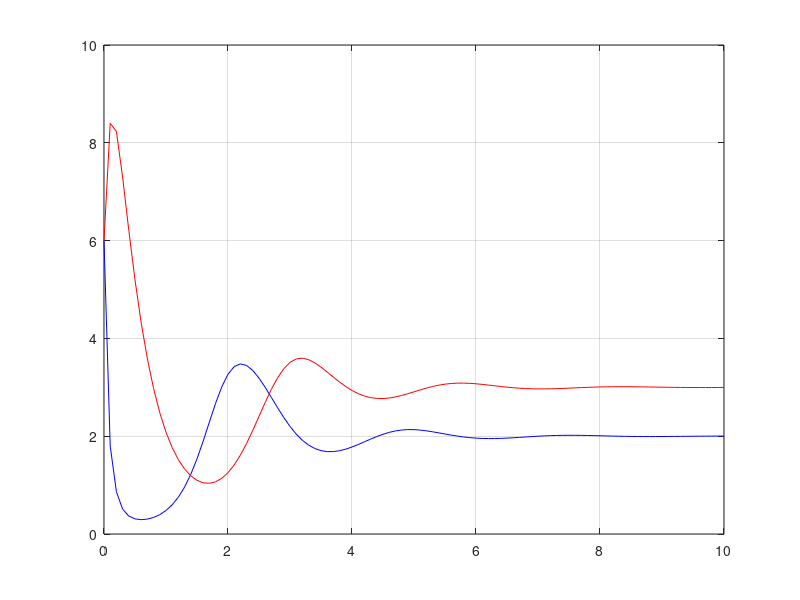

Write the MATLAB code that produced this figure.
% of predator-pray
function predator_prey

dt  = 0.1;
N   = 100;

t(1) = 0;
x(1) = 6; % population of victims
y(1) = 6; % population of predators

a = 5; % growth rate of the victims
b = 2; % growth rate of predator population
p = 1; % ratio of interactions
q = 1; % ratio of interactions

for i = 1:N 
  x(i+1) = x(i) + (a*x(i) - x(i)*x(i) - p*x(i)*y(i))*dt;
  y(i+1) = y(i) + (-b*y(i) + q*y(i)*x(i))*dt;
  t(i+1) = t(i) + dt;
end

plot(t,x, 'b') % population of victims
grid on
hold on
plot(t,y, 'r') % population of predators